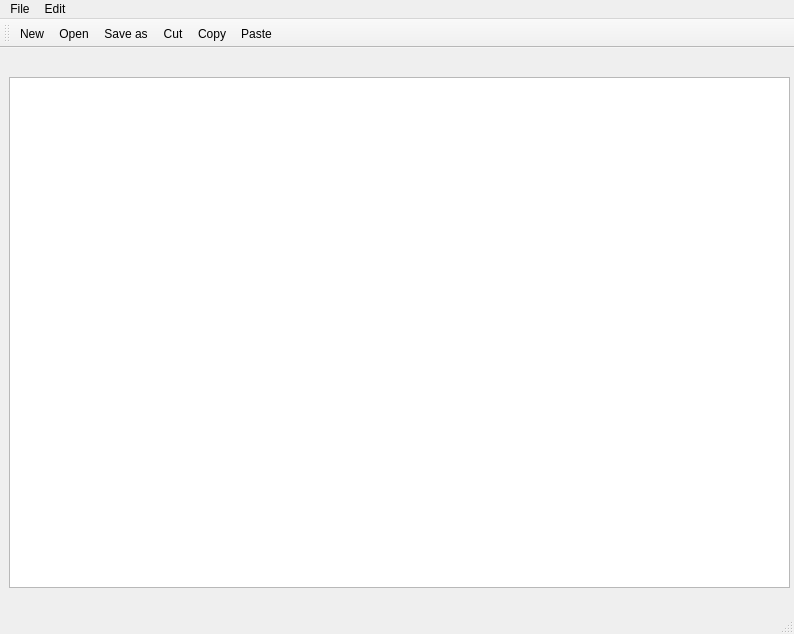
<?xml version="1.0" encoding="UTF-8"?>
<ui version="4.0">
 <class>MainWindow</class>
 <widget class="QMainWindow" name="MainWindow">
  <property name="geometry">
   <rect>
    <x>0</x>
    <y>0</y>
    <width>794</width>
    <height>634</height>
   </rect>
  </property>
  <property name="windowTitle">
   <string>MainWindow</string>
  </property>
  <widget class="QWidget" name="centralwidget">
   <widget class="QWidget" name="verticalLayoutWidget">
    <property name="geometry">
     <rect>
      <x>9</x>
      <y>29</y>
      <width>781</width>
      <height>511</height>
     </rect>
    </property>
    <layout class="QVBoxLayout" name="verticalLayout">
     <item>
      <widget class="QTextEdit" name="textEdit"/>
     </item>
    </layout>
   </widget>
  </widget>
  <widget class="QMenuBar" name="menubar">
   <property name="geometry">
    <rect>
     <x>0</x>
     <y>0</y>
     <width>794</width>
     <height>26</height>
    </rect>
   </property>
   <widget class="QMenu" name="menuFile">
    <property name="title">
     <string>File</string>
    </property>
    <addaction name="actionNew"/>
    <addaction name="actionOpen"/>
    <addaction name="actionSave_as"/>
    <addaction name="actionExit"/>
    <addaction name="actionprint"/>
   </widget>
   <widget class="QMenu" name="menuEdit">
    <property name="title">
     <string>Edit</string>
    </property>
    <addaction name="actionCopy"/>
    <addaction name="actionPaste"/>
    <addaction name="actionCut"/>
    <addaction name="actionUndo"/>
    <addaction name="actionRedo"/>
   </widget>
   <addaction name="menuFile"/>
   <addaction name="menuEdit"/>
  </widget>
  <widget class="QStatusBar" name="statusbar"/>
  <widget class="QToolBar" name="toolBar">
   <property name="windowTitle">
    <string>toolBar</string>
   </property>
   <attribute name="toolBarArea">
    <enum>TopToolBarArea</enum>
   </attribute>
   <attribute name="toolBarBreak">
    <bool>false</bool>
   </attribute>
   <addaction name="actionNew"/>
   <addaction name="actionOpen"/>
   <addaction name="actionSave_as"/>
   <addaction name="actionCut"/>
   <addaction name="actionCopy"/>
   <addaction name="actionPaste"/>
  </widget>
  <action name="actionNew">
   <property name="icon">
    <iconset resource="Resourses.qrc">
     <normaloff>:/imgs/Icons/New.bmp</normaloff>:/imgs/Icons/New.bmp</iconset>
   </property>
   <property name="text">
    <string>New</string>
   </property>
  </action>
  <action name="actionOpen">
   <property name="icon">
    <iconset resource="Resourses.qrc">
     <normaloff>:/imgs/Icons/Open.bmp</normaloff>:/imgs/Icons/Open.bmp</iconset>
   </property>
   <property name="text">
    <string>Open</string>
   </property>
  </action>
  <action name="actionSave_as">
   <property name="icon">
    <iconset resource="Resourses.qrc">
     <normaloff>:/imgs/Icons/Save.bmp</normaloff>:/imgs/Icons/Save.bmp</iconset>
   </property>
   <property name="text">
    <string>Save as</string>
   </property>
  </action>
  <action name="actionExit">
   <property name="text">
    <string>Exit</string>
   </property>
  </action>
  <action name="actionprint">
   <property name="text">
    <string>Print</string>
   </property>
  </action>
  <action name="actionCopy">
   <property name="icon">
    <iconset>
     <normalon>:/imgs/Icons/Copy.bmp</normalon>
    </iconset>
   </property>
   <property name="text">
    <string>Copy</string>
   </property>
  </action>
  <action name="actionPaste">
   <property name="icon">
    <iconset>
     <normalon>:/imgs/Icons/Paste.bmp</normalon>
    </iconset>
   </property>
   <property name="text">
    <string>Paste</string>
   </property>
  </action>
  <action name="actionCut">
   <property name="icon">
    <iconset resource="Resourses.qrc">
     <normaloff>:/imgs/Icons/Cut.bmp</normaloff>:/imgs/Icons/Cut.bmp</iconset>
   </property>
   <property name="text">
    <string>Cut</string>
   </property>
  </action>
  <action name="actionUndo">
   <property name="text">
    <string>Undo</string>
   </property>
  </action>
  <action name="actionRedo">
   <property name="text">
    <string>Redo</string>
   </property>
  </action>
 </widget>
 <resources>
  <include location="Resourses.qrc"/>
 </resources>
 <connections/>
</ui>
